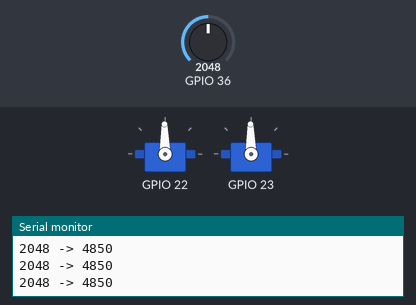
Bench run of a sketch on a simulated ESP32. Shown: 2 × servo, the last lines printed to the serial monitor. The test bench sets the inputs (shaded band); at power-on: GPIO 36 = 2048. Servo pulses on a pin are drawn as a servo (544–2400 µs = 0–180°).

Above: at 1.3 s.
1.4 s: GPIO 36 set to 1660
At 2.5 s:
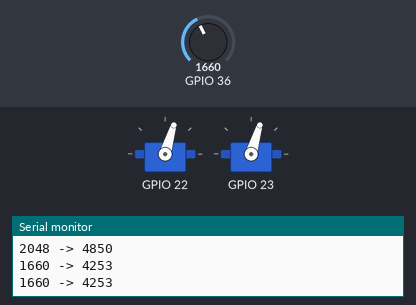
3.0 s: GPIO 36 set to 1228
At 3.7 s:
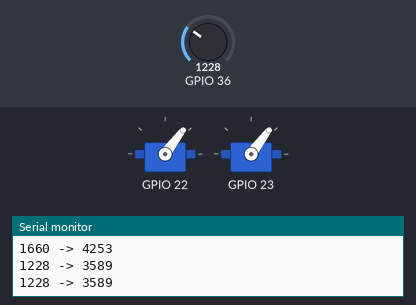
4.5 s: GPIO 36 set to 491
At 4.8 s:
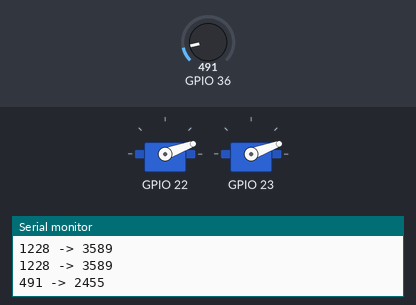
6.0 s: GPIO 36 set to 0
At 7.2 s:
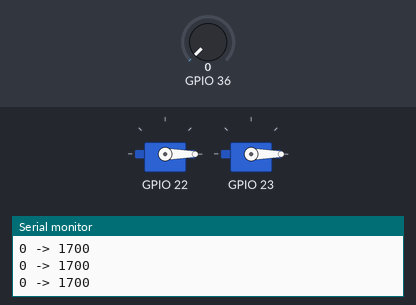
7.5 s: GPIO 36 set to 2866
At 8.4 s:
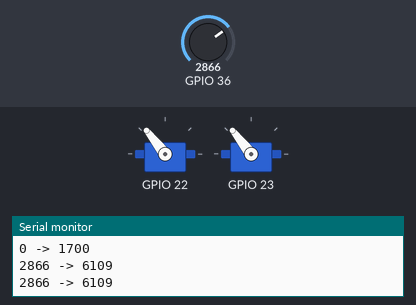
9.0 s: GPIO 36 set to 2047
At 9.5 s:
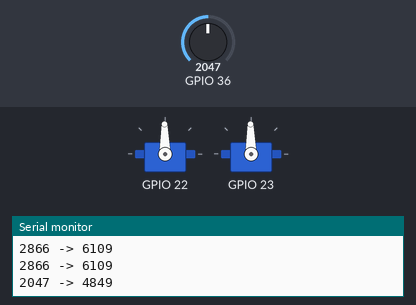
Timing chart, 0 to 11.5 s (numbered marks = the images above; inputs shaded):
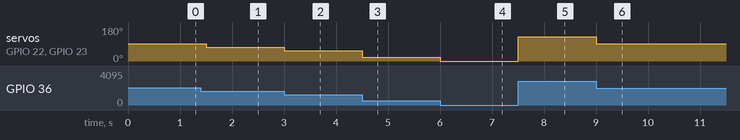

Measured:
- after the input at 1.4 s, servo on GPIO 22, servo on GPIO 23: 91° → 73° after 0.10 s
- after the input at 3.0 s, servo on GPIO 22, servo on GPIO 23: 73° → 53° at once
- after the input at 4.5 s, servo on GPIO 22, servo on GPIO 23: 53° → 20° at once
- after the input at 6.0 s, servo on GPIO 22, servo on GPIO 23: 20° → 0° at once
- after the input at 7.5 s, servo on GPIO 22, servo on GPIO 23: 0° → 128° at once
- after the input at 9.0 s, servo on GPIO 22, servo on GPIO 23: 128° → 91° at once

The sketch:

Servo02.ino
```cpp
#include "esp32-hal-ledc.h"

uint32_t maxint = 65535;
uint32_t servoMax = 8000;
uint32_t servoMin = 1700;

void setup() {
  Serial.begin(9600);

  ledcSetup(1, 50, 16); // channel 1, 50 Hz, 16-bit depth
  ledcAttachPin(22, 1);   // GPIO 22 on channel 1

  ledcSetup(2, 50, 16); // channel 1, 50 Hz, 16-bit depth
  ledcAttachPin(23, 2);   // GPIO 22 on channel 1
}

void loop() {
  int potValue = analogRead(A0);
  Serial.print(potValue);
  uint32_t servoPos = map(potValue, 0, 4095, servoMin, servoMax);
  Serial.print(" -> ");
  Serial.println(servoPos);
  ledcWrite(1, servoPos);

  ledcWrite(2, servoPos);
  delay(500);
}
```
